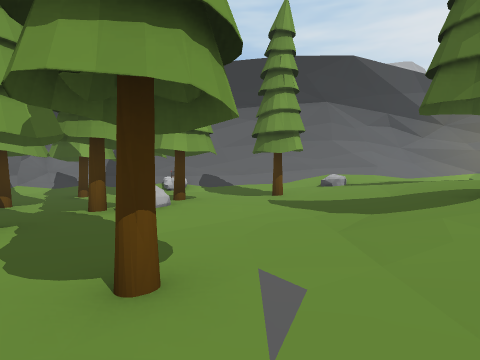
view 1 (above)

21 first-person views from a walk through a Unity game level. The camera is 1.5 m above the floor, tilts 2° down and sees 80° across. The floor is counted in squares, 2 m on a side. Each view is taken from the middle of a square. On the plan, view 1 faces up. The plan holds only what a view shows up to about 10 squares ahead; the rest is blank. The place goes on beyond the plan. The player is left out.

view 2
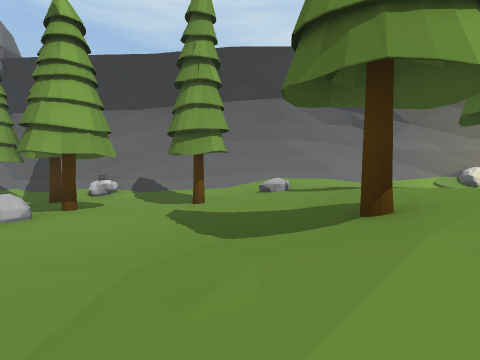

view 3
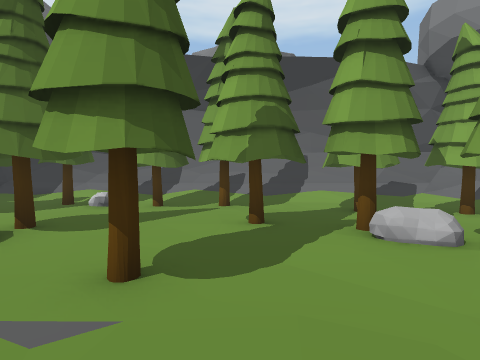

view 4
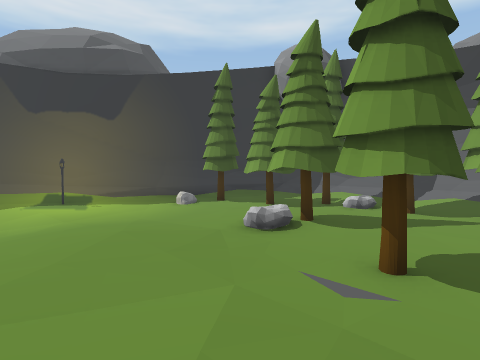

view 5
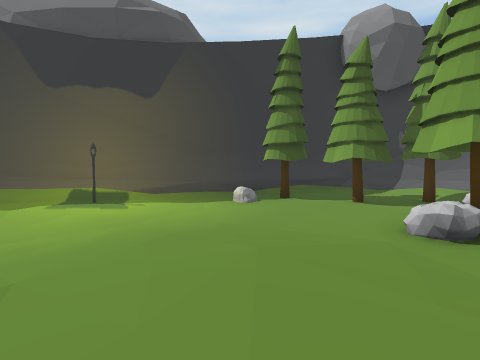

view 6
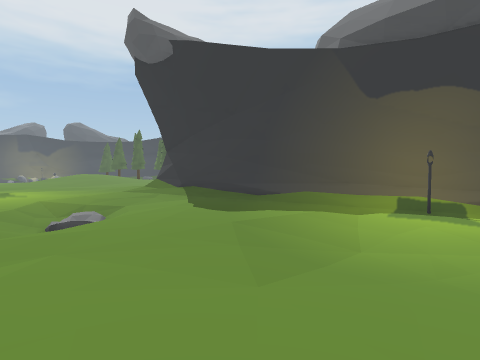

view 7
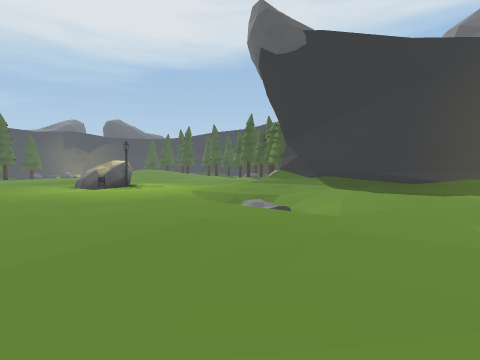

view 8
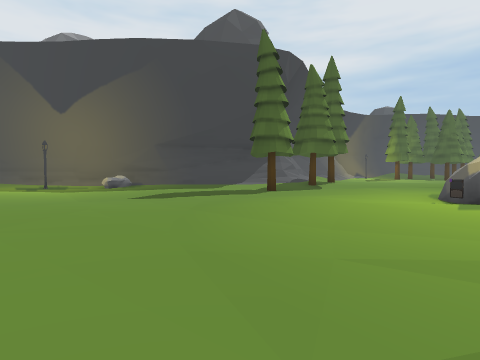

view 9
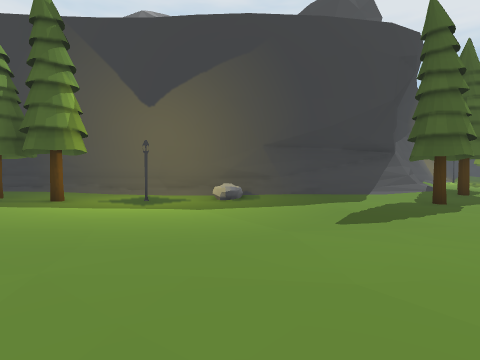

view 10
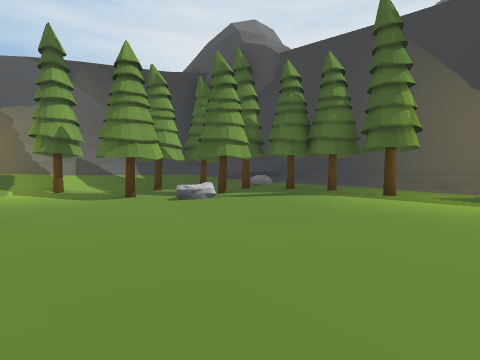

view 11
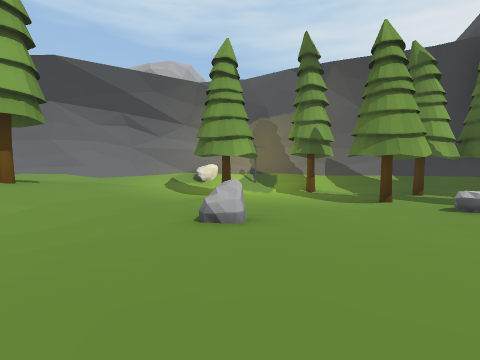

view 12
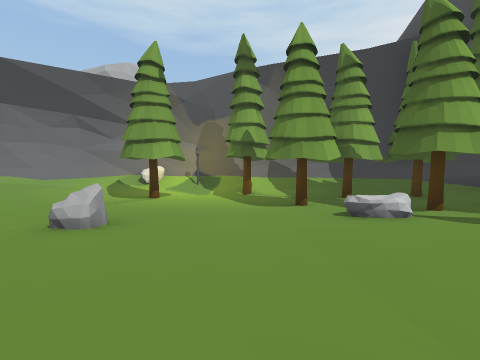

view 13
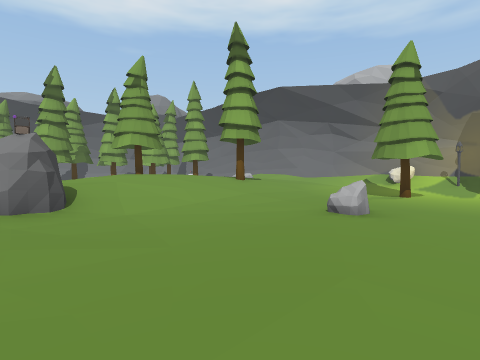

view 14
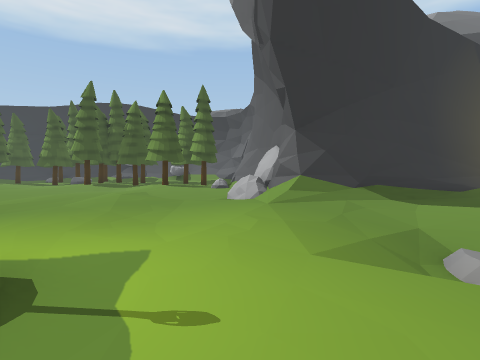

view 15
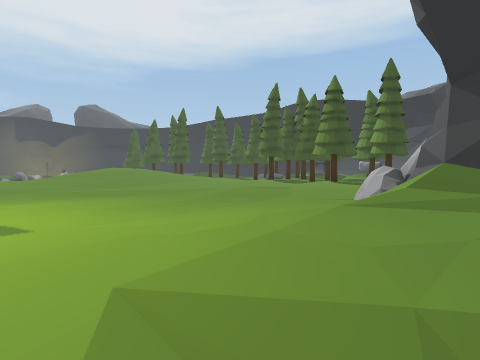

view 16
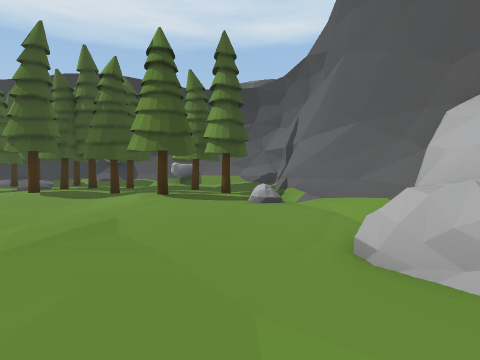

view 17
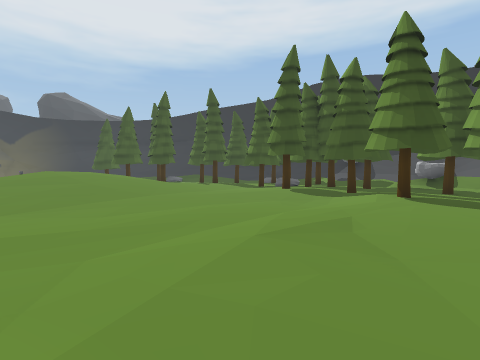

view 18
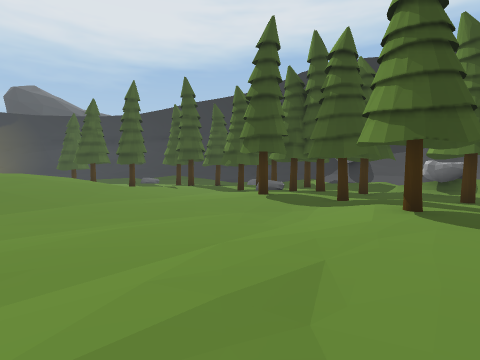

view 19
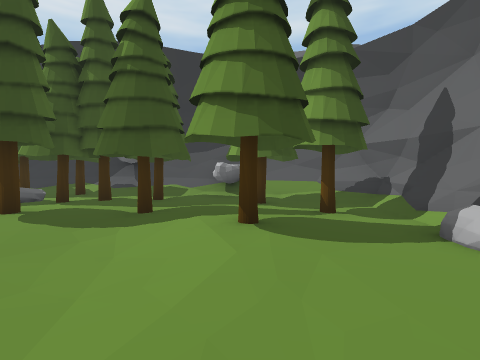

view 20
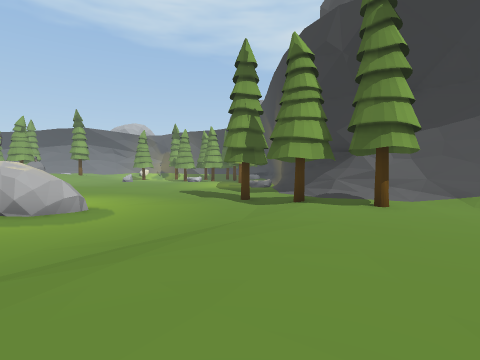

view 21
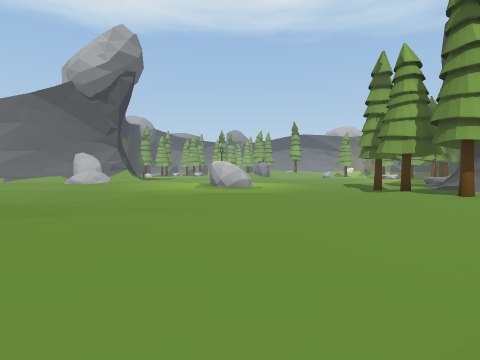

### Floor plan
Key: @ floor where view 1 was taken; # wall or solid block; . main floor; : floor 0.25 m higher than the main floor; - floor 0.25 m lower than the main floor; + floor 0.5 m higher than the main floor; _ floor 0.5 m lower than the main floor; * floor 0.75 m higher than the main floor; < floor 0.75 m lower than the main floor; % floor 1 m higher than the main floor; & floor 1.25 m higher than the main floor; $ floor 1.5 m higher than the main floor; / step, stairs or slope; T tree; R rock; L lamp; O other object.
Columns run from 8 left of view 1 to 23 right of it. Each row starts with its distance up from view 1.
 11  #############///######
 10  #////O/////%/*//+R/O/#####
  9  #:..TR..::R***+:::..T::T/###
  8  #..T....T:+***+::.T....#.T/#
  7  #....T#..:+*%**::....T....:
  6 ##.T../:..:+*%T*::.......T.T
  5 #/...TR...:*%&%*::.....RR..T :#
  4 #/........:#T&&*:..R......::::#
  3 #/#T.T....+*&&%/:........::T::#
  2 #/.....T..+* &%/........:::T./#
  1 #/T.......:: %%+.-.....::::...#
  0 #:/.....@:::   R.......:::....#
 -1 #:R...TR.::: *  ........:..LL/#
 -2 #/T......::::++  ...........R/#
 -3 #:.T.........::::::::::.....+#
 -4 ##........---..::::::::.....:#
 -5  #/.T..----_-...:::::::....::#
 -6    /.R.--.-_-.::./::::......:##
 -7    ##/....--.:::/</::.......:/#
 -8     ####L..:::::///.:.::...T./#
 -9        ##//::::..<//.::::....:##
-10         #####::..///:::O:::..T:/
-11            ###//...:::OR:::.::T:
-12              ###//:::::R::::::::
-13                R#/::.::::.:::::.
-14               RRR/:..::::.:::::.
-15               ##R.::::.:::+::::.
-16              ##/..:::..:.:::::..
-17              #/::.::..:..:::::..
-18             ##R::::::....::::...
-19            ##/:::::::...::++:...
-20            #/.:::......:+
-21            #:T:T:.....:+**
-22            #::::.....:+*%%%
-23            #:T:T....::+*&&&
-24            #R:.::T::::*%&$
-25            ##/#T:::.:+*%&
-26             ##T:T:..:+

Positions as (right, up) in squares from view 1, and headings:
1: (0, 0), facing up
2: (2, 1), facing up
3: (2, 3), facing left
4: (3, 3), facing down-left
5: (3, 0), facing down-left
6: (5, -1), facing down
7: (10, -1), facing down
8: (10, -7), facing right
9: (12, -3), facing right
10: (11, -1), facing up-right
11: (11, 0), facing up
12: (13, 0), facing up
13: (13, -1), facing up-left
14: (14, -9), facing down-left
15: (11, -9), facing down
16: (11, -14), facing down-left
17: (11, -14), facing down
18: (10, -16), facing down
19: (10, -18), facing down-left
20: (19, -17), facing up
21: (23, -19), facing up-left
